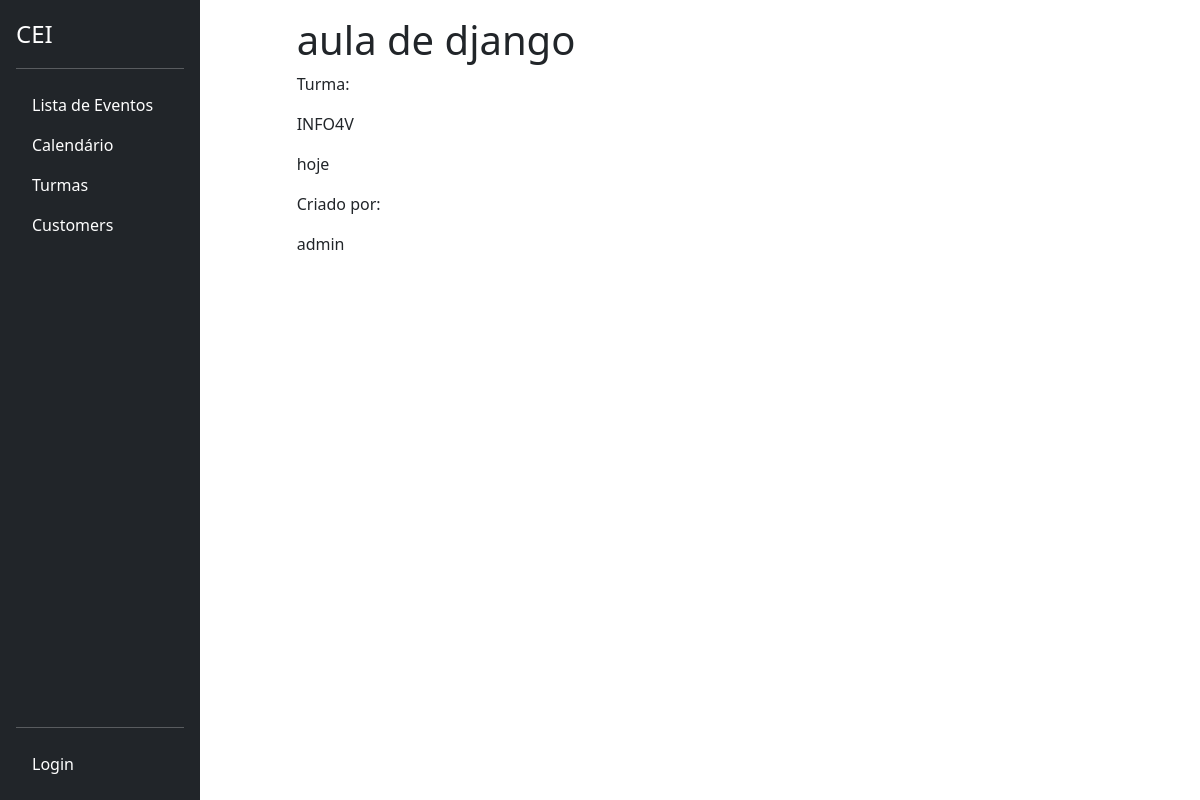
The page /task/2/ on the database its author committed.
### tasks/models.py (models this page shows, shortened)
class Task(models.Model):
    id = models.BigAutoField(primary_key=True)
    title = models.CharField(max_length=255)
    description = models.TextField()
    start_date = models.DateField()
    end_date = models.DateField()
    total_subs = models.PositiveIntegerField(default=0)
    subs = models.PositiveIntegerField(default=0)
    start_time = models.TimeField()
    end_time = models.TimeField()
    usuario = models.ForeignKey(CustomUser, on_delete=models.PROTECT)
    turma = models.ForeignKey('classes.Turma', on_delete=models.CASCADE)
    created_at = models.DateTimeField(auto_now_add=True)
    updated_at = models.DateTimeField(auto_now=True)

### classes/models.py (models this page shows, shortened)
class Turma(models.Model):
    TURNO_CHOICES = [
        ('manha', 'Manhã'),
        ('tarde', 'Tarde'),
        ('noite', 'Noite'),
    ]
    CURSO_CHOICES = [
        ('edificacoes', 'Edificações'),
        ('informatica', 'Informática'),
        ('meio_ambiente', 'Meio Ambiente'),
        ('matematica', 'Matemática'),
    ]
    SERIE_CHOICES = [
        ('1', '1º Ano'),
        ('2', '2º Ano'),
        ('3', '3º Ano'),
        ('4', '4º Ano'),
    ]
    nome = models.CharField(max_length=100)
    serie = models.CharField(max_length=1, choices=SERIE_CHOICES)
    turno = models.CharField(max_length=5, choices=TURNO_CHOICES)
    curso = models.CharField(max_length=15, choices=CURSO_CHOICES)

### profiles/models.py (models this page shows)
class CustomUser(AbstractUser):
    id = models.BigAutoField(primary_key=True)
    turma = models.ForeignKey('classes.Turma', on_delete=models.SET_NULL, blank=True, null=True)

### tasks/views.py (the view)
# urls.py: path('task/<int:pk>/', TaskDetailView.as_view(), name='task-view'),  # Use pk para ID
class TaskDetailView(DetailView):
    model = Task
    template_name = 'tasks/task.html'
    context_object_name = 'task'

### tasks/templates/tasks/task.html (shortened to what this page needs)
{% extends 'base.html' %}
{% block content %}
<div class="offset-1 col-10 list-div">
    <h1>{{task.title}}</h1>
    <p>Turma:</p><p>{{task.turma.nome}}</p>
    <p>{{task.description}}</p>
    <p>Criado por:</p><p>{{task.usuario}}</p>
</div>
{% endblock %}

### tasks/static/css/styles.css (style rules this page uses)
.list-div { padding: 0; }

### rows shown on the page
Task: title "aula de django", turma.nome "INFO4V", description "hoje", usuario "admin"
